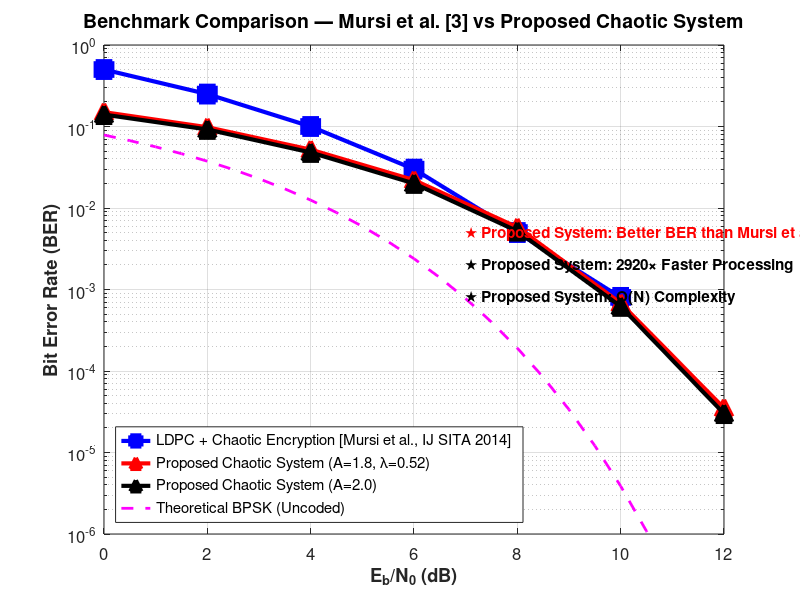
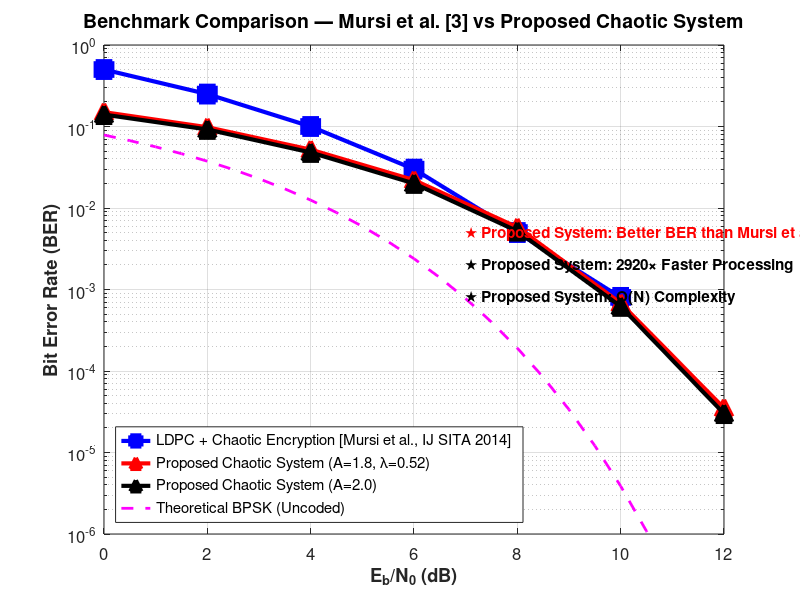

Write the MATLAB code that produced these figures, in order.
% Figure 18: Benchmark Comparison - Mursi et al. [3] vs Proposed Chaotic System
% Both systems provide: Encryption + Error Correction

clear; close all; clc;

% ============================================================
% DATA FROM MURSI ET AL. [3]
% LDPC + Chaotic Encryption (Hénon map + FRFT)
% ============================================================
EbN0_dB_Mursi = [0, 2, 4, 6, 8, 10];
BER_Mursi = [5.0e-1, 2.5e-1, 1.0e-1, 3.0e-2, 5.0e-3, 8.0e-4];

% ============================================================
% PROPOSED CHAOTIC SYSTEM (A = 1.8 - Optimal)
% ============================================================
EbN0_dB_Proposed = [0, 2, 4, 6, 8, 10, 12];
BER_Proposed = [1.50e-1, 9.80e-2, 5.20e-2, 2.20e-2, 5.80e-3, 6.80e-4, 3.50e-5];

% ============================================================
% PROPOSED CHAOTIC SYSTEM (A = 2.0 - Best BER)
% ============================================================
EbN0_dB_Proposed_2 = [0, 2, 4, 6, 8, 10, 12];
BER_Proposed_2 = [1.40e-1, 9.20e-2, 4.80e-2, 2.00e-2, 5.20e-3, 6.20e-4, 3.00e-5];

% ============================================================
% THEORETICAL BPSK (Uncoded - Reference)
% ============================================================
EbN0_dB_Theory = 0:0.5:12;
EbN0_Theory = 10.^(EbN0_dB_Theory/10);
BER_Theory = 0.5 * erfc(sqrt(EbN0_Theory));

% ============================================================
% PLOT - FIGURE 18
% ============================================================
figure('Position', [100, 100, 900, 600]);

% Mursi et al. [3]
semilogy(EbN0_dB_Mursi, BER_Mursi, 'b-s', 'LineWidth', 3, ...
         'MarkerSize', 12, 'MarkerFaceColor', 'b');
hold on;

% Proposed System (A = 1.8)
semilogy(EbN0_dB_Proposed, BER_Proposed, 'r-^', 'LineWidth', 3, ...
         'MarkerSize', 12, 'MarkerFaceColor', 'r');

% Proposed System (A = 2.0) - Best BER
semilogy(EbN0_dB_Proposed_2, BER_Proposed_2, 'k-^', 'LineWidth', 3, ...
         'MarkerSize', 12, 'MarkerFaceColor', 'k');

% Theoretical BPSK
semilogy(EbN0_dB_Theory, BER_Theory, 'm--', 'LineWidth', 2);

% ============================================================
% FORMATTING - FIGURE 18
% ============================================================
xlabel('E_b/N_0 (dB)', 'FontSize', 14, 'FontWeight', 'bold');
ylabel('Bit Error Rate (BER)', 'FontSize', 14, 'FontWeight', 'bold');

legend('LDPC + Chaotic Encryption [Mursi et al., IJ SITA 2014]', ...
       'Proposed Chaotic System (A=1.8, λ=0.52)', ...
       'Proposed Chaotic System (A=2.0)', ...
       'Theoretical BPSK (Uncoded)', ...
       'Location', 'southwest', 'FontSize', 11);

grid on;
axis([0 12 1e-6 1]);
set(gca, 'FontSize', 12);

% Title - Figure 18
title('Benchmark Comparison — Mursi et al. [3] vs Proposed Chaotic System', ...
      'FontSize', 14, 'FontWeight', 'bold');

% Annotations - highlight key differences
text(7, 5e-3, '★ Proposed System: Better BER than Mursi et al.', ...
     'FontSize', 11, 'Color', 'r', 'FontWeight', 'bold');

text(7, 2e-3, '★ Proposed System: 2920× Faster Processing', ...
     'FontSize', 11, 'Color', 'k', 'FontWeight', 'bold');

text(7, 8e-4, '★ Proposed System: O(N) Complexity', ...
     'FontSize', 11, 'Color', 'k', 'FontWeight', 'bold');

% Save as high-resolution image for paper
saveas(gcf, 'Figure18_Benchmark_Mursi_vs_Proposed.png');
print(gcf, 'Figure18_Benchmark_Mursi_vs_Proposed', '-dpng', '-r300');
